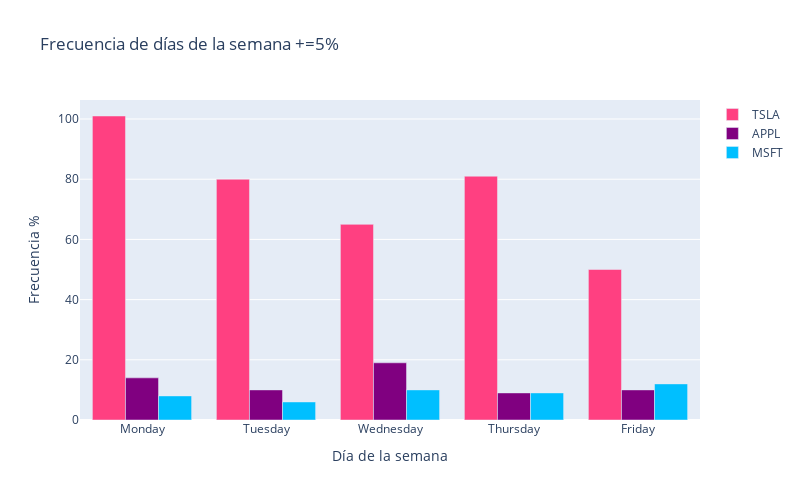

Notebook source saved alongside this figure:
### Code cell
# Filtramos los datos cuando Var.% es superior al 5% o inferior al -5%
tesla2_filtrado = tesla2[(tesla2['Var.%'] > 5) | (tesla2['Var.%'] < -5)]
apple2_filtrado = apple2[(apple2['Var.%'] > 5) | (apple2['Var.%'] < -5)]
microsoft2_filtrado = microsoft2[(microsoft2['Var.%'] > 5) | (microsoft2['Var.%'] < -5)]

# Calculamos la frecuencia de cada día de la semana
frecuencia_tesla = tesla2_filtrado['Var.%'].groupby(tesla2_filtrado['DiasSemana']).count()
frecuencia_apple = apple2_filtrado['Var.%'].groupby(apple2_filtrado['DiasSemana']).count()
frecuencia_microsoft = microsoft2_filtrado['Var.%'].groupby(microsoft2_filtrado['DiasSemana']).count()

# Ordenamos los días de la semana
dias_ordenados = ['Monday', 'Tuesday', 'Wednesday', 'Thursday', 'Friday']
frecuencia_tesla = frecuencia_tesla.reindex(dias_ordenados)
frecuencia_apple = frecuencia_apple.reindex(dias_ordenados)
frecuencia_microsoft = frecuencia_microsoft.reindex(dias_ordenados)

# Creamos los gráficos interactivos de barras
fig = go.Figure()

fig.add_trace(go.Bar(
    x=dias_ordenados,
    y=frecuencia_tesla,
    name='TSLA',
    marker_color='#FF4081'))

fig.add_trace(go.Bar(
    x=dias_ordenados,
    y=frecuencia_apple,
    name='APPL',
    marker_color='#800080'))

fig.add_trace(go.Bar(
    x=dias_ordenados,
    y=frecuencia_microsoft,
    name='MSFT',
    marker_color='#00BFFF'))

fig.update_layout(
    title='Frecuencia de días de la semana +=5% ',
    xaxis_title='Día de la semana',
    yaxis_title='Frecuencia %',
    autosize=False,
    width=800,
    height=500,
    barmode='group')

fig.show()

### Figure 1 — Plotly figure (JSON) as saved in the notebook; plotly's stock layout.template omitted (floating-point values rounded to 4 significant figures)
{"data": [{"marker": {"color": "#FF4081"}, "name": "TSLA", "type": "bar", "x": ["Monday", "Tuesday", "Wednesday", "Thursday", "Friday"], "y": [101, 80, 65, 81, 50]}, {"marker": {"color": "#800080"}, "name": "APPL", "type": "bar", "x": ["Monday", "Tuesday", "Wednesday", "Thursday", "Friday"], "y": [14, 10, 19, 9, 10]}, {"marker": {"color": "#00BFFF"}, "name": "MSFT", "type": "bar", "x": ["Monday", "Tuesday", "Wednesday", "Thursday", "Friday"], "y": [8, 6, 10, 9, 12]}], "layout": {"autosize": false, "barmode": "group", "height": 500, "title": {"text": "Frecuencia de días de la semana +=5% "}, "width": 800, "xaxis": {"title": {"text": "Día de la semana"}}, "yaxis": {"title": {"text": "Frecuencia %"}}}}
